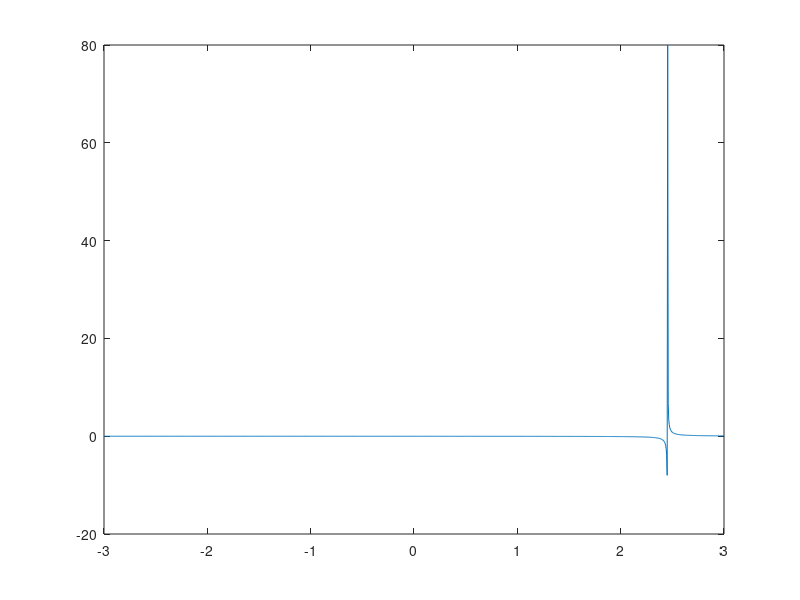

Write MATLAB code to recreate this figure.
clear all;
close all;
%time
dt=0.10;

%car prop
a=0.0325; %meter
d=0.10;

%initial position
u_pos_init=0;
v_pos_init=0;
r_pos_init=0;
vector_pos_init=[u_pos_init; v_pos_init; r_pos_init];

%desired position
u_pos_des=0.0065;
% v_pos_des=5;
r_pos_des=0;
% vector_pos_des=[u_pos_des; v_pos_des; r_pos_des];

d_u_pos=u_pos_des-u_pos_init;
% d_v_pos=v_pos_des-v_pos_init;
d_r_pos=r_pos_des-r_pos_init;

u=d_u_pos/dt;
% v=d_v_pos/dt;
r=d_r_pos/dt;

omega_max_mov=3; %rad/s
w2_vector_resolution=0.005;
%when calculating dt, iterating w2 given w1 is omega_max_mov
w1=omega_max_mov;
w2_vector=-omega_max_mov:w2_vector_resolution:omega_max_mov;
dt_vector=zeros(1,max(size(w2_vector))); %filling with same data, later ovewritten

for index = 1:1:max(size(w2_vector))
    num=d_u_pos+d_r_pos;
    den1=(a/2)*w2_vector(index)*(1+1/d);
    den2=(a/2)*w1*(1-1/d);
    dt_vector(index)=(num)/(den1+den2);
    asdas=0;
end
figure();
plot(w2_vector,dt_vector);

% d_u_pos_estimated=zeros(1,max(size(w2_vector)));
% d_r_pos_estimated=zeros(1,max(size(w2_vector)));
% 
% for index = 1:1:max(size(w2_vector))
%     d_u_pos_estimated(index)= dt_vector(index)*((a/2)*(w1+w2_vector(index)));
%     d_r_pos_estimated(index)= dt_vector(index)*((-a/(2*d))*(w1-w2_vector(index)));
% end
% 
% figure();
% u_pos_des_vector = u_pos_des * zeros(1,max(size(w2_vector)));
% hold on
% plot(w2_vector,u_pos_des_vector);
% plot(w2_vector,d_u_pos_estimated);
% hold off

% figure();
% plot(dt_vector,w2_vector);

% w2=(u+d*r)/a;
% 
% 
% 
% u=a*w1/2+a*w2/2;
% r=-a*w1/(2*d)+a*w2/(2*d);
% 
% omega_1 = 0.5; % left wheel angular velocity
% omega_2 = 0.4; % right wheel angular velocity
% omega = [omega_1;omega_2];
% W =[a/2,a/2; 
%     0,0;
%     -a/(2*d), a/(2*d)];
% % velocity input commands
% velocity = W*omega; 
  